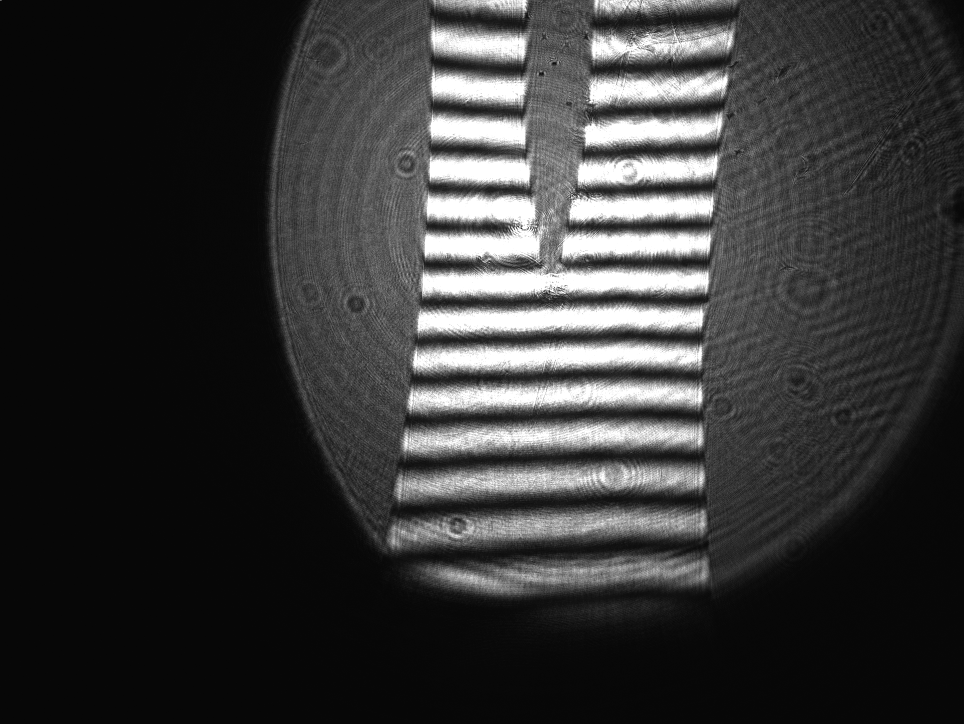
#> input picture Ótica Coerente/Dados/3a_sesh/calibracao.png, 1928 x 1448 px, found by its file name (shown at 1/2 size)
$ jupyter execute 'Ponta Quente.ipynb'
#> lines starting #> are read from the running program, lines starting #| are printed output that depends on the picture
[cell 1]
from skimage.morphology import skeletonize
from skimage import data
import matplotlib.pyplot as plt
from skimage.util import invert
import pandas as pd
from scipy.optimize import curve_fit
from PIL import Image
import matplotlib as mpl

[cell 2]
plt.rcParams['font.size'] = 19
plt.rcParams['axes.linewidth'] = 1.5

# Funções Auxiliares

[cell 3]
def normalize(x):
    maximo = max(x)
    res    = list()
    for i in x:
        res.append(i/maximo)
    return res

def calibrate(x, cor):
    res = list()
    for i in x:
        res.append(cor*i)
    return res

# Calibração

[cell 4]
img_path = '/Users/thomasgaehtgens/Desktop/LFEA/Ótica Coerente/Dados/3a_sesh/calibracao.png'

[cell 5]
plt.figure(figsize=(10, 10))

img = Image.open(img_path)
#> img is the input picture: PIL image 1928x1448 L; min 4, max 255, mean 54.2
rotated = img.rotate(5)
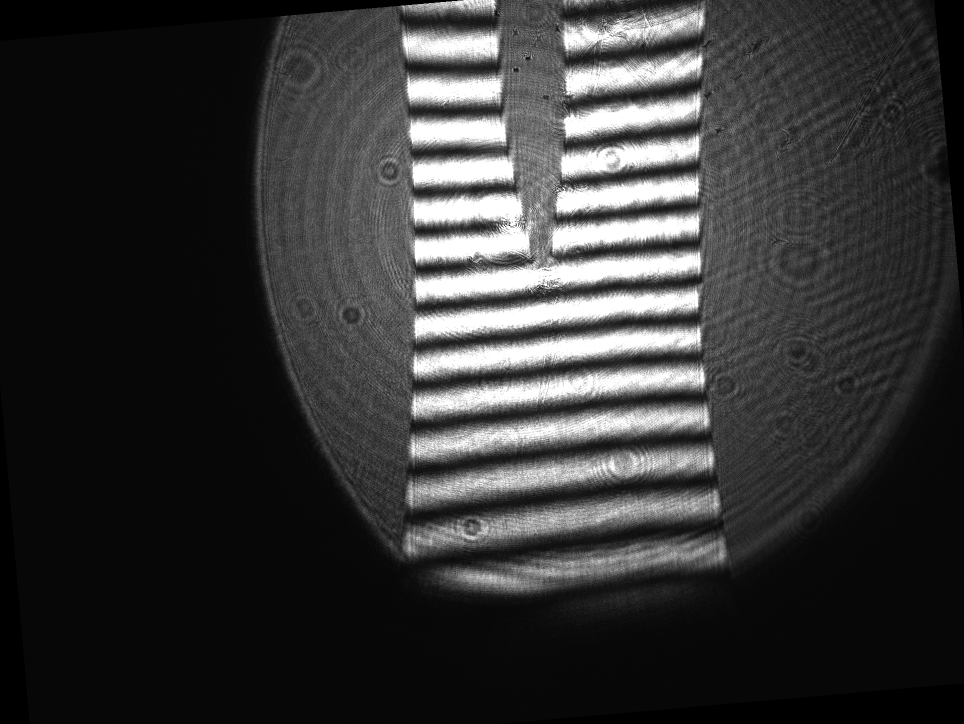
#> rotated: PIL image 1928x1448 L (shown at 1/2 size); min 0, max 255, mean 53.2

# Size of the image in pixels (size of orginal image)
# (This is not mandatory)
width, height = img.size
#> width = 1928; height = 1448

# Setting the points for cropped image
left = 700
top = 0
right = 1500
bottom = height
#> bottom = 1448

# Cropped image of above dimension
# (It will not change orginal image)


im1 = img.crop((left, top, right, bottom))
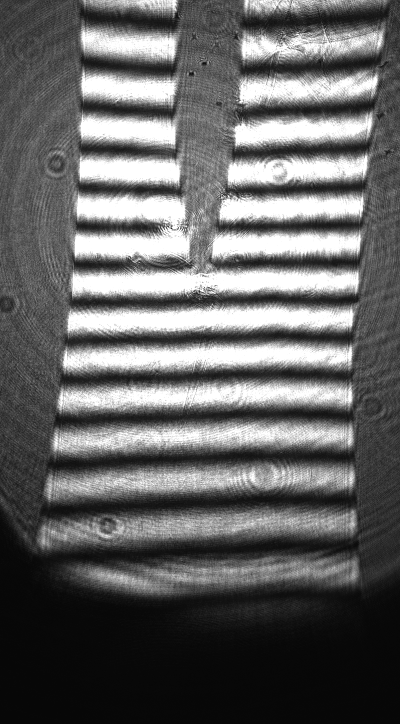
#> im1: PIL image 800x1448 L (shown at 1/2 size); min 5, max 255, mean 99.8

plt.grid(10, linewidth=2, color='lime', alpha=0.6)
plt.vlines(152, 0, 1500, color='red', lw=2)
plt.vlines(732, 0, 1500, color='red', lw=2)

plt.imshow(im1, cmap=('gray'))
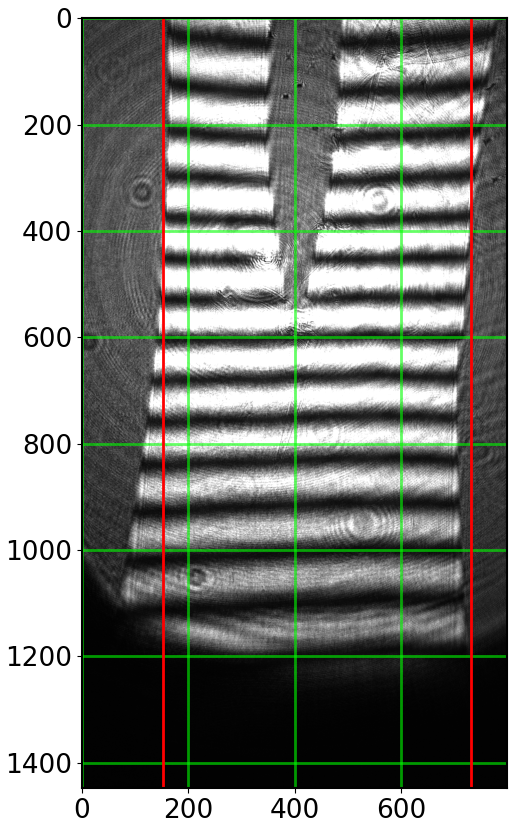
#> figure drawn by matplotlib, 1 panel

$ run again, with Ótica Coerente/Dados/3a_sesh/ponta_fria.png copied over Ótica Coerente/Dados/3a_sesh/calibracao.png
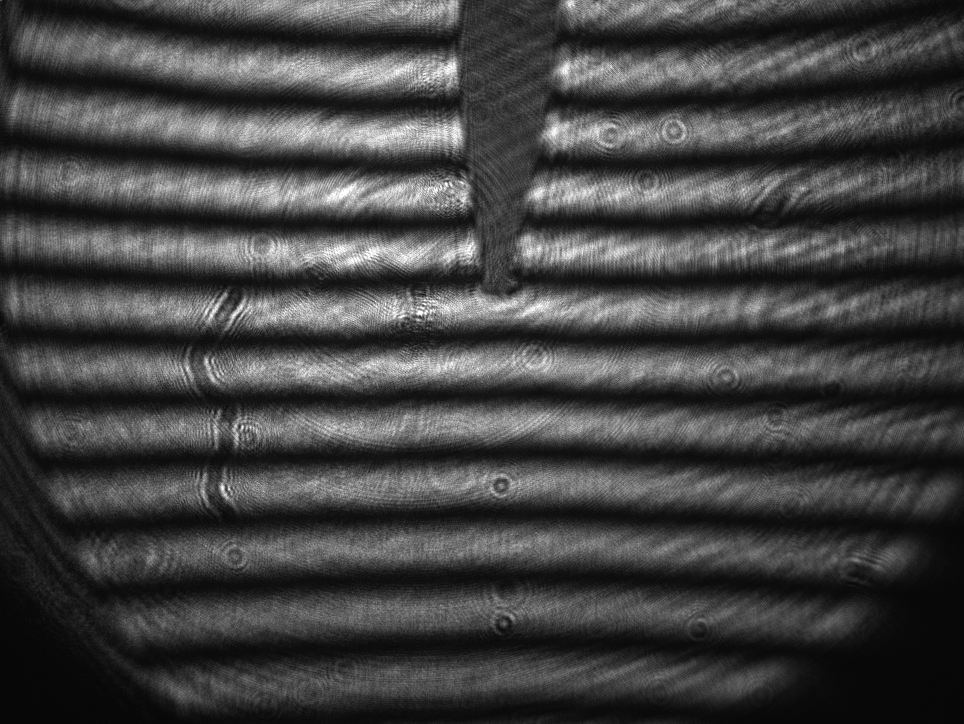
#> input picture Ótica Coerente/Dados/3a_sesh/ponta_fria.png, 1928 x 1448 px, found by its file name (shown at 1/2 size)
#> img is the input picture: PIL image 1928x1448 L; min 5, max 255, mean 65.7
#> `im1 = img.crop((left, top, right, bottom))`:
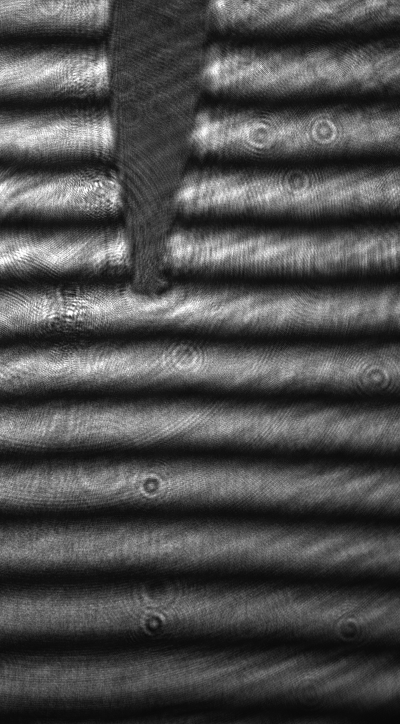
#> im1: PIL image 800x1448 L (shown at 1/2 size); min 6, max 255, mean 76.2
#> `[cell 5] plt.figure(figsize=(10, 10))  img = Image.open(img_path) rota..`:
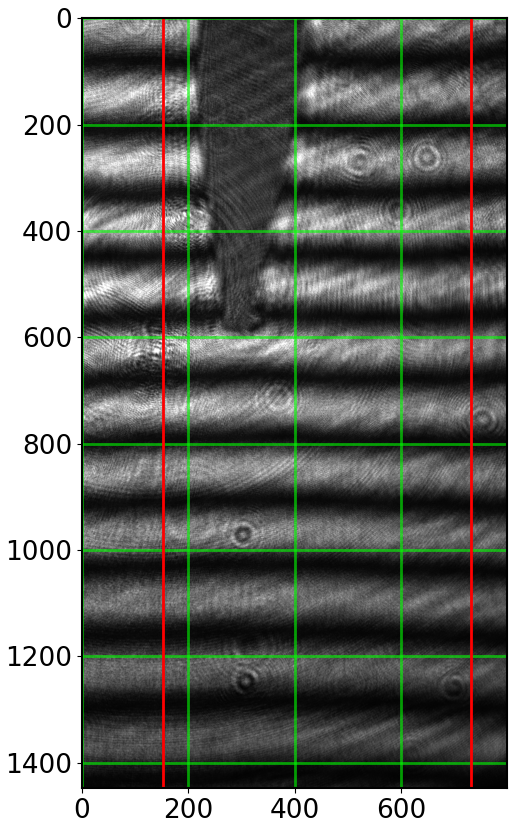
#> figure drawn by matplotlib, 1 panel

$ run again, with Ótica Coerente/Dados/3a_sesh/ponta_quente2.png copied over Ótica Coerente/Dados/3a_sesh/calibracao.png
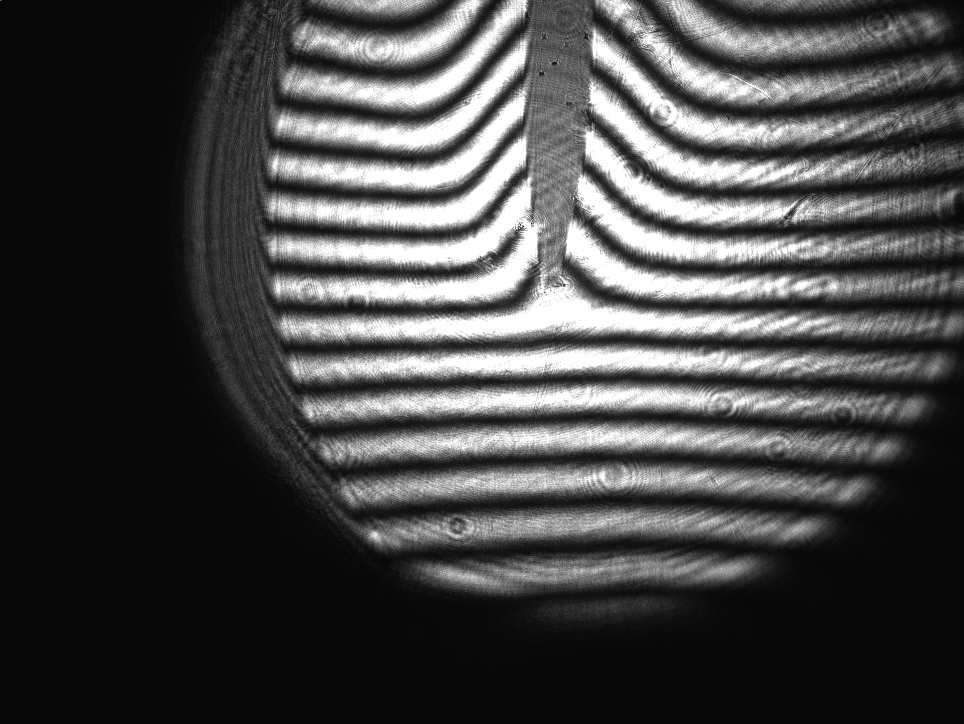
#> input picture Ótica Coerente/Dados/3a_sesh/ponta_quente2.png, 1928 x 1448 px, found by its file name (shown at 1/2 size)
#> img is the input picture: PIL image 1928x1448 L; min 0, max 255, mean 69.4
#> `im1 = img.crop((left, top, right, bottom))`:
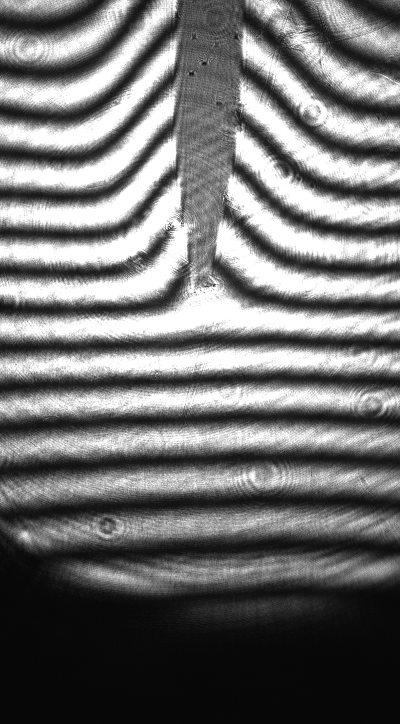
#> im1: PIL image 800x1448 L (shown at 1/2 size); min 5, max 255, mean 111.9
#> `[cell 5] plt.figure(figsize=(10, 10))  img = Image.open(img_path) rota..`:
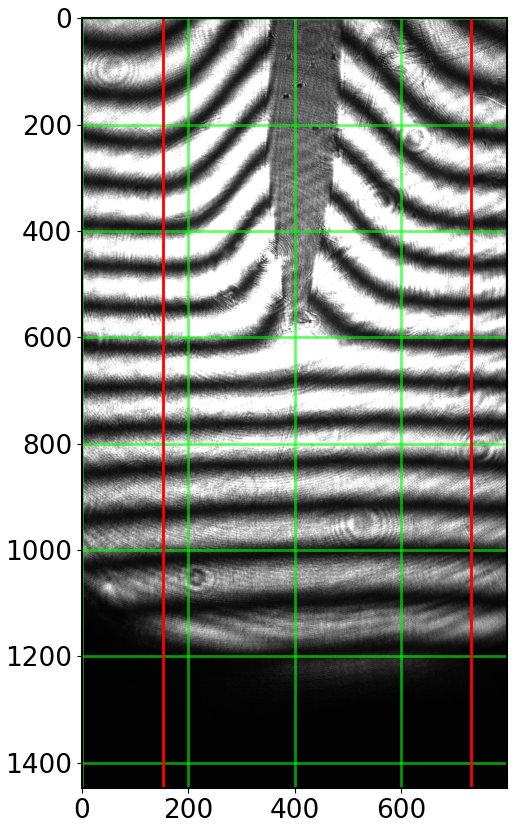
#> figure drawn by matplotlib, 1 panel
